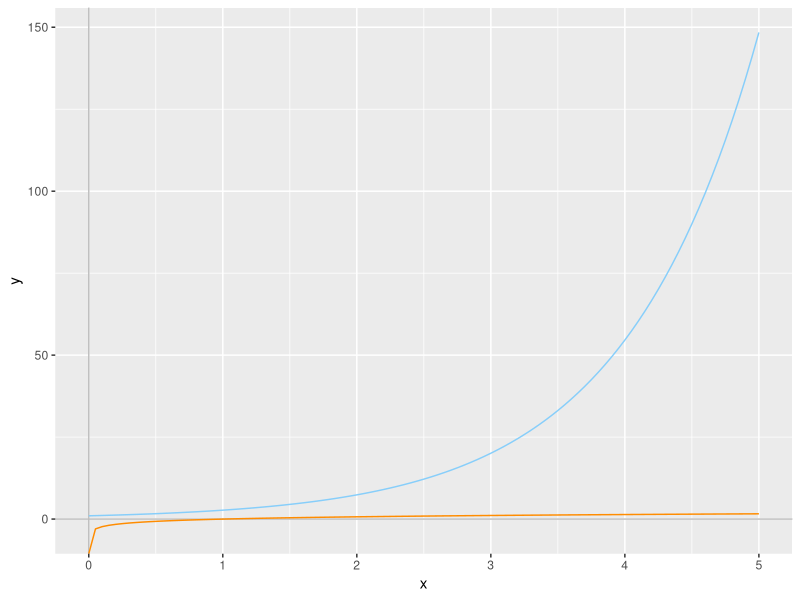
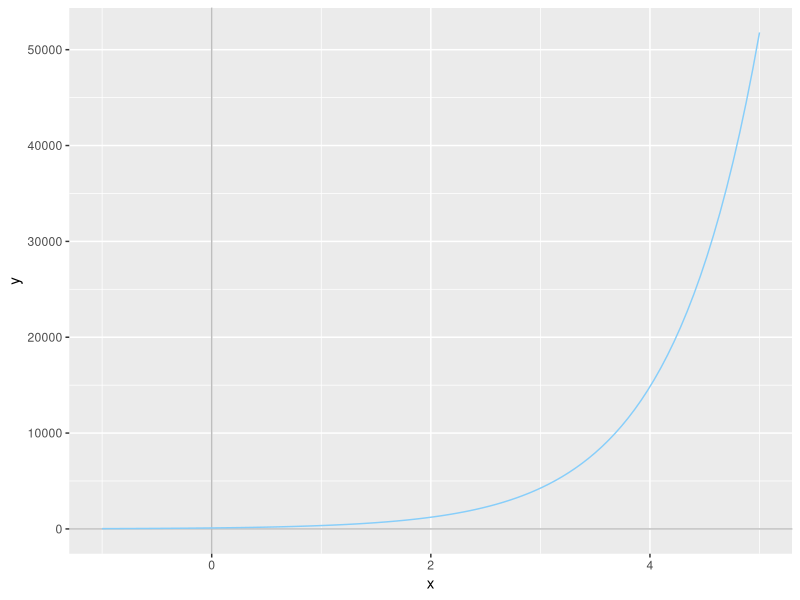
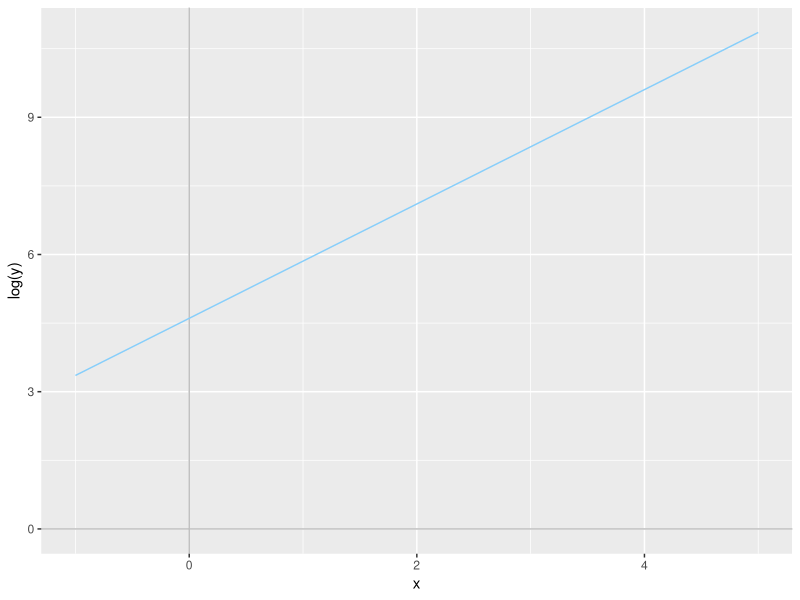
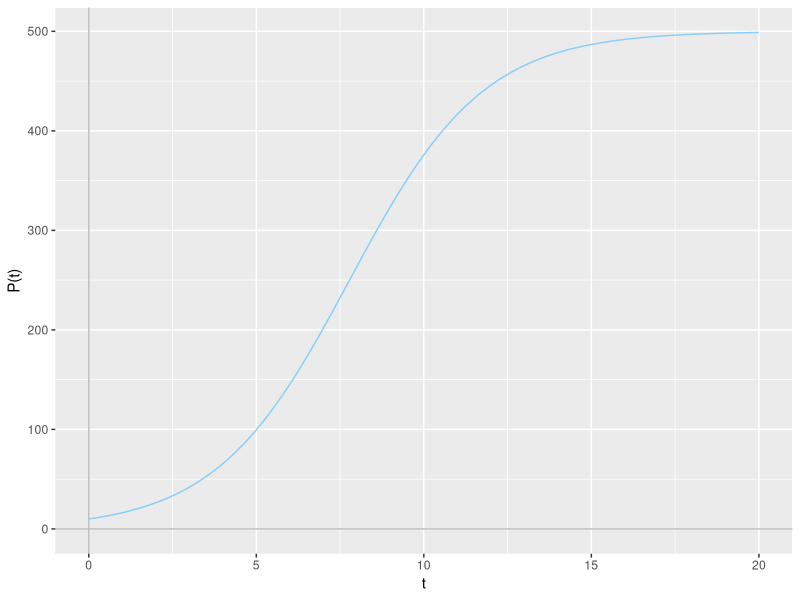
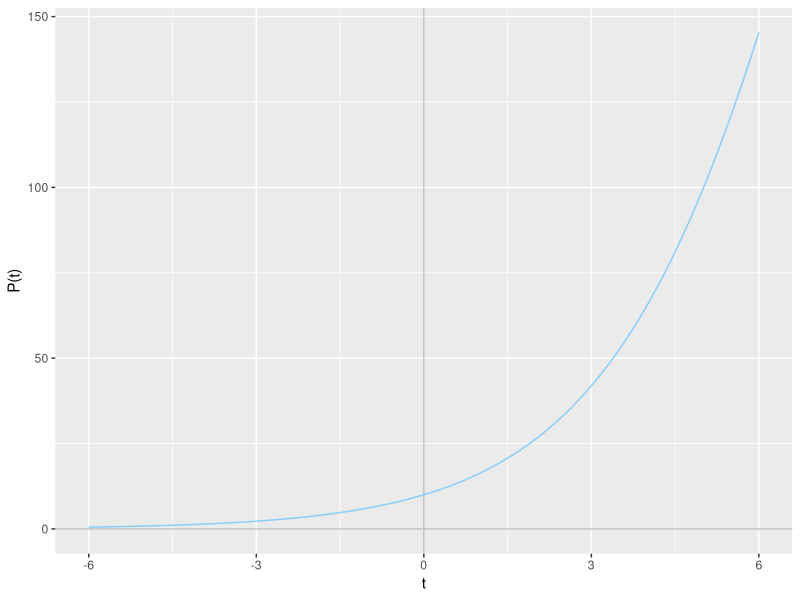

Source code (R) for these figures, in order:
## ---- chunk 1
#| label: r-setup
#| echo: false
#| warning: false
#| message: false
#| cache: true
options(htmltools.dir.version = FALSE)
library(tidyverse)

base_axes <- function(a, b) {
  # shorthand to set up Cartesian axes over a < x < b 
  ggplot(data.frame(x=c(a, b)), aes(x=x)) +
  # add axis lines to help guide plots
  geom_vline(xintercept=0, colour="grey") +
  geom_hline(yintercept=0, colour="grey")
}
## ---- chunk 2
log(1000)
## ---- chunk 3
log(2.7)
## ---- chunk 4
#| label: log-exp-plot
#| echo: false
#| out-width: 60%
#| fig-align: 'center'
#| fig-format: svg
#| fig-alt: "Plot of exp(x) and log(x) on Cartesian axes."
#| fig-width: 4
#| fig-height: 2
#| cache: true
base_axes(0, 5) +
  stat_function(fun=function(x){exp(x)}, colour="lightskyblue") +
  stat_function(fun=function(x){log(x)}, colour="darkorange")
## ---- chunk 5
#| label: continuous-interest
#| echo: false
#| out-width: 60%
#| fig-align: 'center'
#| fig-format: svg
#| fig-alt: "Plot of P(t) on Cartesian axes."
#| fig-width: 4
#| fig-height: 2
#| cache: true
base_axes(-1, 5) +
  stat_function(fun=function(x){100*exp(1.25*x)}, colour="lightskyblue")
## ---- chunk 6
#| label: continuous-interest-log
#| echo: false
#| out-width: 60%
#| fig-align: 'center'
#| fig-format: svg
#| fig-alt: "Plot of ln(P(t)) on Cartesian axes."
#| fig-width: 4
#| fig-height: 2
#| cache: true
base_axes(-1, 5) +
  stat_function(fun=function(x){log(100) + 1.25*x}, colour="lightskyblue") +
  labs(x="x", y="log(y)")
## ---- chunk 7
#| label: population-growth-model
#| echo: false
P0 <- 10
K <- 500
rate <- 0.5

growth_model <- function(x) {
  (P0*K)/(P0 + (K-P0)*exp(-rate*x))
}
## ---- chunk 8
#| label: population-growth-plot
#| echo: false
#| out-width: 60%
#| fig-align: 'center'
#| fig-format: svg
#| fig-alt: "Plot of ln(P(t)) on Cartesian axes."
#| fig-width: 4
#| fig-height: 2
#| cache: true

base_axes(0, 20) +
  stat_function(fun=growth_model, colour="lightskyblue") +
  labs(x="t", y="P(t)")
## ---- chunk 9
#| label: population-growth-plot-negative
#| echo: false
#| out-width: 60%
#| fig-align: 'center'
#| fig-format: svg
#| fig-alt: "Plot of ln(P(t)) on Cartesian axes."
#| fig-width: 4
#| fig-height: 2
#| cache: true

base_axes(-6, 6) +
  stat_function(fun=growth_model, colour="lightskyblue") +
  labs(x="t", y="P(t)")
## ---- chunk 10
#| label: decibel-conversions
#| echo: true
10**(seq(from=0, to=110, by=10)/10)
